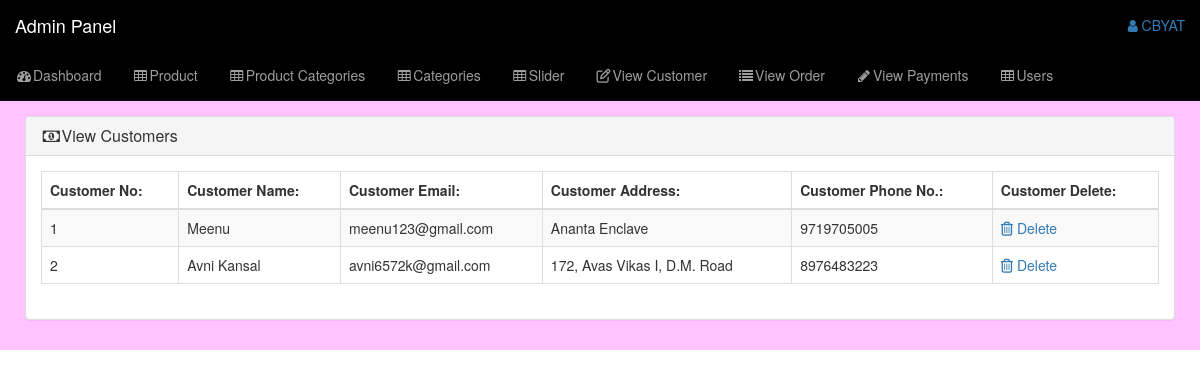
The page /admin_area/index.php?view_customer (signed in) on the database its author committed.
### tables this page shows
CREATE TABLE `customers` (
  `customer_id` int(100) NOT NULL,
  `customer_name` varchar(255) NOT NULL,
  `customer_email` varchar(255) NOT NULL,
  `customer_pass` varchar(255) NOT NULL,
  `customer_contact` varchar(10) NOT NULL,
  `customer_city` text NOT NULL ,
  `customer_address` text NOT NULL,
  `customer_ip` varchar(255) NOT NULL
);

### admin_area/view_customer.php (the view, shortened to what this page needs)
<?php
if(!isset($_SESSION['admin_email'])){
    echo "<script>window.open('login.php','_self')</script>";
}
else{
?>
<div class="row">
    <div class="col-lg-12">
        <ol class="breadcrumb">
            <li class="active">
            </li>
        </ol>
    </div>
</div>
<div class="row">
    <div class="col-lg-12">
        <div class="panel panel-default">
            <div class="panel-heading">
                <h3 class="panel-title">
                    <i class="fa fa-money fa-fw"></i>View Customers
                </h3>
            </div>
            <div class="panel-body">
                <div class="table-responsive">
                    <table class="table table-bordered table-hover table-striped">
                        <thead>
                            <tr>
                                <th>Customer No:</th>
                                <th>Customer Name:</th>
                                <th>Customer Email:</th>
                                <th>Customer Address:</th>
                                <th>Customer Phone No.:</th>
                                <th>Customer Delete:</th>
                            </tr>
                        </thead>
                        <tbody>
                            <?php
$i=0;
$get_c="select * from customers";
$run_c=mysqli_query($con,$get_c);
while($row_c=mysqli_fetch_array($run_c)){
$c_id=$row_c['customer_id'];
$c_name=$row_c['customer_name'];
$c_email=$row_c['customer_email'];
$c_address=$row_c['customer_address'];
$c_contact=$row_c['customer_contact'];
$i++;
?>
                            <tr>
                                <td><?php echo $i; ?></td>
                                <td><?php echo $c_name; ?></td>
                                <td><?php echo $c_email; ?></td>
                                <td><?php echo $c_address; ?></td>
                                <td><?php echo $c_contact; ?></td>
                                <td>
                                    <a href="index.php?customer_delete=<?php echo $c_id; ?>">
                                        <i class="fa fa-trash-o"></i> Delete
                                    </a>
                                </td>
                            </tr>
                            <?php } ?>
                        </tbody>
                    </table>
                </div>
            </div>
        </div>
        <?php } ?>

### admin_area/includes/sidebar.php (shortened to what this page needs)
<?php
if(!isset($_SESSION['admin_email'])){
    echo "<script>window.open('login.php','_self')</script>";
} else {
?>
<nav class="navbar navbar-inverse navbar-fixed-top" style="background:black">
    <div class="navbar-header">
        <a href="index.php?dashboard" class="navbar-brand">Admin Panel</a>
    </div>
    <ul class="nav navbar-right top-nav">
        <li class="dropdown">
            <a href="#" class="dropdown-toggle" data-toggle="dropdown">
                <i class="fa fa-user"></i> <?php echo $admin_name ?>
            </a>
        </li>
    </ul>
    <div class="collapse navbar-collapse navbar-ex1-collapse ">
        <ul class="nav navbar-nav side-nav">
            <li>
                <a href="index.php?dashboard">
                    <i class="fa fa-fw fa-dashboard"></i>Dashboard
                </a>
            </li>
            <li>
                <a href="#" data-toggle="collapse" data-target="#products">
                    <i class="fa fa-fw fa-table"></i>Product
                </a>
            </li>
            <li>
                <a href="#" data-toggle="collapse" data-target="#products_cat">
                    <i class="fa fa-fw fa-table"></i>Product Categories
                </a>
            </li>
            <li>
                <a href="#" data-toggle="collapse" data-target="#category">
                    <i class="fa fa-fw fa-table"></i>Categories
                </a>
            </li>
            <li>
                <a href="#" data-toggle="collapse" data-target="#slider">
                    <i class="fa fa-fw fa-table"></i>Slider
                </a>
            </li>
            <li>
                <a href="index.php?view_customer">
                    <i class="fa fa-fw fa-edit"></i>View Customer
                </a>
            </li>
            <li>
                <a href="index.php?view_order">
                    <i class="fa fa-fw fa-list"></i>View Order
                </a>
            </li>
            <li>
                <a href="index.php?view_payments">
                    <i class="fa fa-fw fa-pencil"></i>View Payments
                </a>
            </li>
            <li>
                <a href="#" data-toggle="collapse" data-target="#users">
                    <i class="fa fa-fw fa-table"></i>Users
                </a>
            </li>
        </ul>
    </div>
</nav>
<?php } ?>

### admin_area/css/style.css (style rules this page uses)
body { margin-top: 100px; }
@media (min-width: 768px) { body { margin-top: 50px; } }
.top-nav { padding: 0 15px; }
.top-nav>li { display: inline-block; }
.top-nav>li>a { padding-top: 15px; padding-bottom: 15px; line-height: 20px; }

### rows shown on the page
customers: customer_name "Meenu", customer_email "meenu123@gmail.com", customer_address "Ananta Enclave", customer_contact "9719705005"
customers: customer_name "Avni Kansal", customer_email "avni6572k@gmail.com", customer_address "172, Avas Vikas I, D.M. Road", customer_contact "8976483223"

### other values the page prints
$admin_name "CBYAT"
